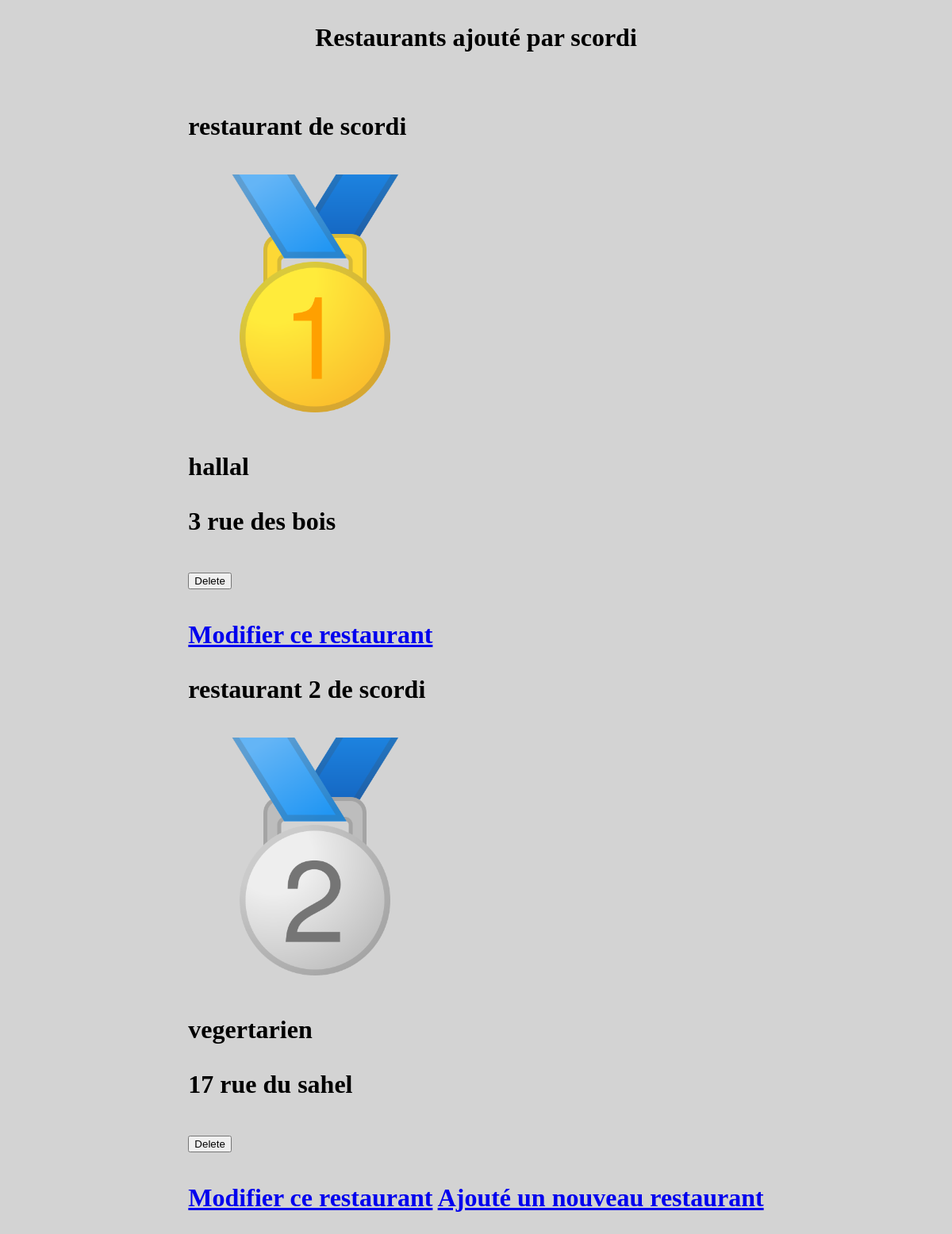
/restaurantsOfUser/ (signed in), run on the app's committed database.
### auth_app/models.py (models this page shows, shortened)
class User(AbstractUser):
    avatar = models.ImageField(upload_to='profile_pict',blank=True,null=True)

### food_app/models.py (models this page shows, shortened)
class Restaurant(models.Model):
    name=models.CharField(max_length=150,)
    adress=models.CharField(max_length=150,)
    price=models.FloatField(null=True, blank=True,default=0)
    creator=models.ForeignKey(User,on_delete=models.SET_NULL,null=True)
    inclusive_type=models.ForeignKey(Inclusive_type,on_delete=models.SET_NULL,null=True)
    food_type=models.ForeignKey(Food_type,on_delete=models.SET_NULL,null=True)
    image = models.ImageField(upload_to='restaurant_pict',blank=True,null=True)
    likes = models.ManyToManyField(User,related_name="restaurant_post",blank=True,default="")

class Inclusive_type(models.Model):
    name=models.CharField(max_length=150,)
    def __str__(self):
        return self.name

### food_app/views.py (the view)
# urls.py: path('restaurantsOfUser/',restaurantsOfUser,name="restaurantsOfUser"),
def restaurantsOfUser(request):
    if request.method == "GET" :
                 restaurants = Restaurant.objects.filter(creator=request.user)
                 context={
                  "restaurantsOfUser":restaurants
                 }
                 return render(request,"food_app/restaurantsOfUser.html",context)

### food_app/templates/food_app/restaurantsOfUser.html (shortened to what this page needs)
{% extends "main.html" %}
{% load static %}
{%block content%}
<h1>Restaurants ajouté par {{user.username}} <h1>
    {% for restaurant in restaurantsOfUser %}
    <p>{{restaurant.name}}</p>
    <img src="{% static restaurant.image%}"/>
    <p>{{restaurant.inclusive_type}}</p>
    <p>{{restaurant.adress}}</p>
    <form action="{% url 'food_app:restaurant_delete' restaurant.id %}" method="post">
    <input type="submit" value="Delete">
        </form>
    <a href="{% url 'food_app:update_restaurant' restaurant.id%}">Modifier ce restaurant</a>
{%endfor%}
<a href="{% url 'food_app:add_restaurant'%}">Ajouté un nouveau restaurant </a>
{%endblock%}

### project_test/static/project_test/main.css (style rules this page uses)
body { background-color:lightgray; display:flex; flex-direction: column; align-items: center; }
img { height: 10em; width: 10em; }

### data on the page
Restaurant: name "restaurant de scordi", image (picture), inclusive_type "hallal", adress "3 rue des bois"
Restaurant: name "restaurant 2 de scordi", image (picture), inclusive_type "vegertarien", adress "17 rue du sahel"

### other printed values
{{ user.username }} "scordi"
